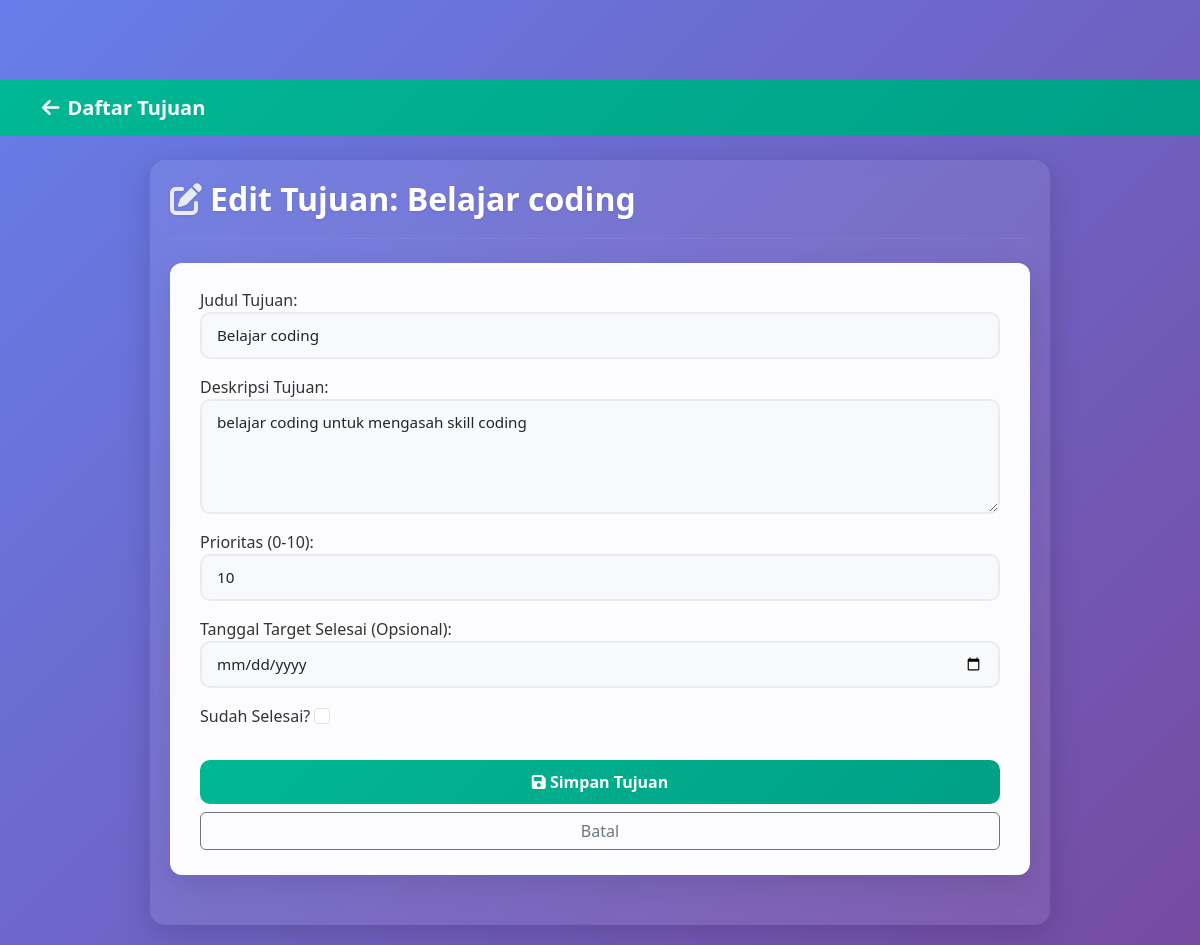
Page /tujuan-prioritas/1/edit/ (signed in) on the committed database.
### goals/models.py (models this page shows, shortened)
class Goal(models.Model):
    user = models.ForeignKey(settings.AUTH_USER_MODEL, on_delete=models.CASCADE, related_name='goals')
    title = models.CharField(max_length=255, verbose_name="Judul Tujuan")
    description = models.TextField(blank=True, null=True, verbose_name="Deskripsi")
    priority = models.IntegerField(default=0, help_text="Semakin tinggi angka, semakin tinggi prioritas", verbose_name="Prioritas")
    due_date = models.DateField(blank=True, null=True, verbose_name="Tanggal Target Selesai")
    is_completed = models.BooleanField(default=False, verbose_name="Sudah Selesai")
    created_at = models.DateTimeField(default=timezone.now)
    updated_at = models.DateTimeField(auto_now=True)
    class Meta:
        ordering = ['-priority', 'due_date', 'title'] # Prioritas tertinggi, lalu tanggal terdekat

### goals/views.py (the view)
# urls.py: path('<int:goal_id>/edit/', views.goal_update_view, name='goal_update'),
@login_required
def goal_update_view(request, goal_id):
    goal = get_object_or_404(Goal, id=goal_id, user=request.user)
    if request.method == 'POST':
        form = GoalForm(request.POST, instance=goal)
        if form.is_valid():
            form.save()
            messages.success(request, f"Tujuan '{goal.title}' berhasil diperbarui.")
            return redirect('goals:goal_detail', goal_id=goal.id)
        else:
            messages.error(request, "Gagal memperbarui tujuan.")
    else:
        form = GoalForm(instance=goal)
    context = {
        'title': f"Edit Tujuan: {goal.title}",
        'form': form,
        'goal': goal,
    }
    return render(request, 'goals/goal_form_page.html', context)

### goals/forms.py
class GoalForm(forms.ModelForm):
    title = forms.CharField(label="Judul Tujuan", widget=forms.TextInput(attrs={'class': 'form-control', 'placeholder': 'Contoh: Belajar Django Tingkat Lanjut'}))
    description = forms.CharField(label="Deskripsi Tujuan", required=False, widget=forms.Textarea(attrs={'class': 'form-control', 'rows': 4, 'placeholder': 'Detail mengenai tujuan Anda...'}))
    priority = forms.IntegerField(label="Prioritas (0-10)", min_value=0, max_value=10, initial=0, widget=forms.NumberInput(attrs={'class': 'form-control'}))
    due_date = forms.DateField(label="Tanggal Target Selesai (Opsional)", required=False, widget=forms.DateInput(attrs={'type': 'date', 'class': 'form-control'}))
    is_completed = forms.BooleanField(label="Sudah Selesai?", required=False, widget=forms.CheckboxInput(attrs={'class': 'form-check-input'}))
    class Meta:
        model = Goal
        fields = ['title', 'description', 'priority', 'due_date', 'is_completed']

### templates/goals/goal_form_page.html (shortened to what this page needs)
{% load static %}
<!DOCTYPE html>
<html lang="id">
<head>
    <link href="https://cdnjs.cloudflare.com/ajax/libs/bootstrap/5.3.0/css/bootstrap.min.css" rel="stylesheet">
    <link href="https://cdnjs.cloudflare.com/ajax/libs/font-awesome/6.0.0/css/all.min.css" rel="stylesheet">
    <link rel="stylesheet" href="{% static 'css/goals_styles.css' %}">
</head>
<body>
    <nav class="navbar navbar-expand-lg navbar-dark mb-4" style="background: linear-gradient(135deg, #00b894 0%, #00a085 100%);">
        <div class="container">
            <a class="navbar-brand fw-bold" href="{% url 'goals:goal_list' %}"><i class="fas fa-arrow-left me-2"></i>Daftar Tujuan</a>
        </div>
    </nav>
    <div class="container goals-page-container mt-4">
        <h2><i class="fas fa-edit me-2"></i>{{ title }}</h2>
        <hr class="mb-4" style="border-color: rgba(255,255,255,0.2);">
        <div class="form-card">
            <form method="post">
                {{ form.as_p }}
                <button type="submit" class="btn btn-goal-action w-100 mt-3"><i class="fas fa-save"></i> Simpan Tujuan</button>
                <a href="{% if goal %}{% url 'goals:goal_detail' goal.id %}{% else %}{% url 'goals:goal_list' %}{% endif %}" class="btn btn-outline-secondary w-100 mt-2">Batal</a>
            </form>
        </div>
    </div>
</body>
</html>

### static/css/goals_styles.css (style rules this page uses)
body { background: linear-gradient(135deg, #667eea 0%, #764ba2 100%); min-height: 100vh; font-family: 'Segoe UI', Tahoma, Geneva, Verdana, sans-serif; color: #333; padding-top: 80px; padding-bottom: 20px; }
.goals-page-container { max-width: 900px; margin: 0 auto; padding: 20px; background-color: rgba(255, 255, 255, 0.08); backdrop-filter: blur(5px); border-radius: 15px; box-shadow: 0 8px 32px rgba(0,0,0,0.15); color: #fff; }
.goals-page-container h2, .goals-page-container h3, .goals-page-container h4 { color: #ffffff; font-weight: 600; margin-bottom: 20px; text-shadow: 0 1px 3px rgba(0,0,0,0.1); }
.goals-page-container h2 i, .goals-page-container h3 i, .goals-page-container h4 i { margin-right: 10px; color: rgba(255, 255, 255, 0.85); }
.form-card { background: rgba(255, 255, 255, 0.98); color: #333; border-radius: 12px; padding: 25px 30px; box-shadow: 0 10px 30px rgba(0, 0, 0, 0.1); margin-bottom: 30px; }
.form-card .form-control { background: #f8f9fa; border: 2px solid #e9ecef; border-radius: 10px; padding: 10px 15px; font-size: 0.95rem; }
.btn-goal-action { background: linear-gradient(135deg, #00b894 0%, #00a085 100%); border: none; border-radius: 10px; padding: 10px 20px; font-size: 1rem; font-weight: 600; color: white; }

### rows in the picture
Goal: title "Belajar coding", description "belajar coding untuk mengasah skill coding", priority "10"

### other values in the picture
{{ title }} "Edit Tujuan: Belajar coding"
